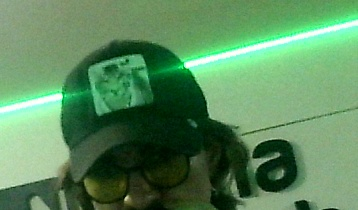
#> input picture tokio_raspi/face_photos/Arquitecto Sayayin Hacker_20260322_020013.jpg, 358 x 210 px
$ python -i face_db.py   (imports and definitions only)   (older library calls are emulated)
#> lines starting #> are read from the running program, lines starting #| are printed output that depends on the picture
"""
TokioAI Face Database — Multi-embedding face recognition.

Each person has MULTIPLE embeddings (different angles, lighting, expressions).
Recognition matches against the closest embedding across all of a person's gallery.
New embeddings auto-accumulate when high-confidence matches occur.

Uses dlib/face_recognition for robust 128-dim face embeddings.
Falls back to histogram-based if face_recognition is not available.
"""
from __future__ import annotations

import json
import logging
import os
import sqlite3
import time
from dataclasses import dataclass, field
from pathlib import Path
from typing import Optional

import cv2
import numpy as np

logger = logging.getLogger("tokio.facedb")

DB_PATH = os.environ.get("TOKIO_FACE_DB", "/home/mrmoz/tokio_raspi/faces.db")
FACE_SIZE = (128, 128)

# Try to use face_recognition (dlib-based, high accuracy)
# [8 lines not run here, left out]

# --- Thresholds ---
# L2 distance: lower = more similar. dlib embeddings typically:
#   same person different angle: 0.3-0.5
#   different people: 0.6-1.2
MATCH_THRESHOLD = 0.50        # Max L2 distance to consider a match
STRONG_MATCH = 0.38           # Very confident match — auto-enroll this embedding
AUTO_ENROLL_MIN_DIST = 0.20   # Min distance from existing embeddings to enroll (avoids duplicates)
MAX_EMBEDDINGS_PER_PERSON = 15  # Gallery size per person
HIST_SIMILARITY_THRESHOLD = 0.40  # For histogram fallback

HIST_BINS = 64


@dataclass
class KnownFace:
    face_id: int
    name: str
    role: str  # "admin", "friend", "visitor", "unknown"
    embeddings: list[np.ndarray]  # Multiple embeddings per person
    photo_path: Optional[str]
    first_seen: str
    last_seen: str
    times_seen: int

    @property
    def is_admin(self) -> bool:
        return self.role == "admin"

    # [102 lines left out: functions embedding, _compute_dlib_embedding, _compute_histogram_embedding, compare_embeddings, not called in this run]


# Keep old function name for compatibility
def cosine_similarity(a: np.ndarray, b: np.ndarray) -> float:
    _, conf = compare_embeddings(a, b)
    return conf


# ---------------------------------------------------------------------------
# Face Detector
# ---------------------------------------------------------------------------

class FaceDetector:
    def __init__(self):
        self._use_dlib = _USE_DLIB
        if not self._use_dlib:
            cascade_path = cv2.data.haarcascades + "haarcascade_frontalface_default.xml"
            self._cascade = cv2.CascadeClassifier(cascade_path)

    # [30 lines left out: functions detect, _detect_dlib, _detect_haar, not called in this run]


# ---------------------------------------------------------------------------
# Face Database — Multi-Embedding
# ---------------------------------------------------------------------------

class FaceDB:
    """SQLite-backed face recognition with multiple embeddings per person."""

    # [111 lines left out: functions __init__, _init_db, _load_faces, not called in this run]

    def detect_faces(self, frame: np.ndarray) -> list[tuple[int, int, int, int]]:
        return self._detector.detect(frame)

    # [344 lines left out: functions recognize, _recognize_dlib, _match_multi_embedding, _try_auto_enroll, _match_embedding, register_face and 4 more, not called in this run]

    def get_all_faces(self) -> list[KnownFace]:
        return list(self._known_faces)

    # [15 lines left out: functions get_face_by_name, delete_face, not called in this run]

    @property
    def count(self) -> int:
        return len(self._known_faces)

>>> import cv2
>>> picture = cv2.imread('face_photos/Arquitecto Sayayin Hacker_20260322_020013.jpg', cv2.IMREAD_GRAYSCALE)
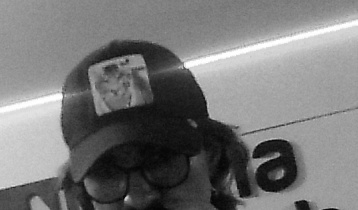
#> picture: shape (210, 358); min 2, max 255, mean 118.6
#> (the run stopped early here; a loop or call above may not have finished)

$ run again, on tokio_raspi/face_photos/Arquitecto Sayayin Hacker_20260322_021324.jpg
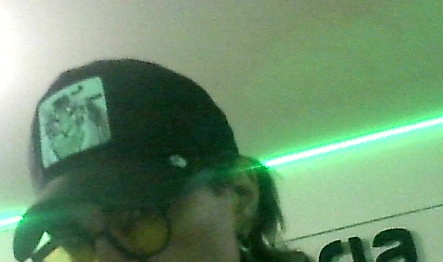
#> input picture tokio_raspi/face_photos/Arquitecto Sayayin Hacker_20260322_021324.jpg, 443 x 262 px
#> `picture = cv2.imread('face_photos/Arquitecto Sayayin Hacker_20260322_0..`:
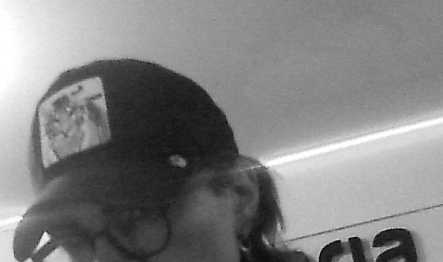
#> picture: shape (262, 443); min 5, max 255, mean 129.7

$ run again, on tokio_raspi/face_photos/Daniel_20260316_164958.jpg
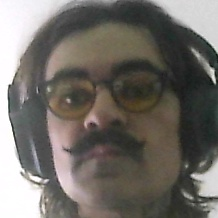
#> input picture tokio_raspi/face_photos/Daniel_20260316_164958.jpg, 218 x 218 px
#> `picture = cv2.imread('face_photos/Arquitecto Sayayin Hacker_20260322_0..`:
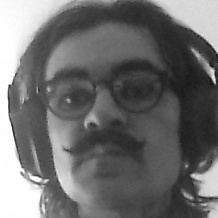
#> picture: shape (218, 218); min 7, max 255, mean 109.7
